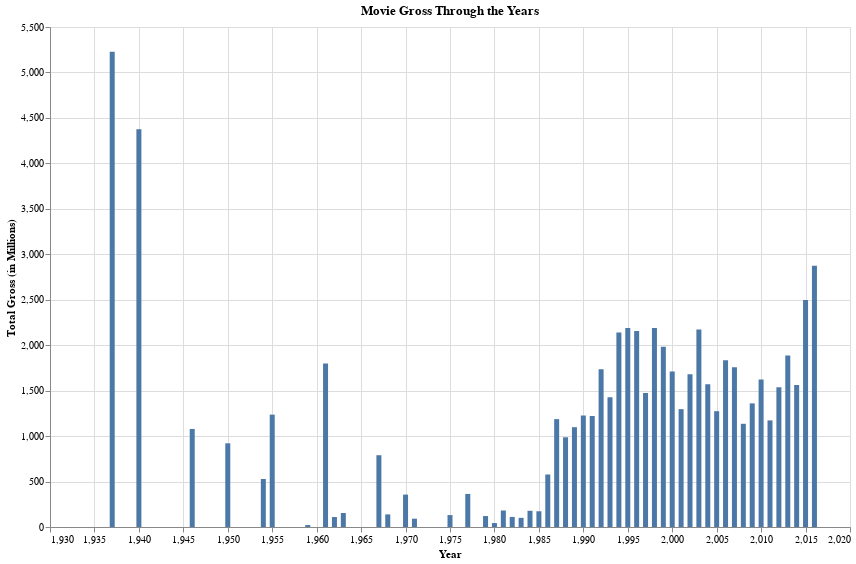

Notebook cell for this chart:
### Markdown cell above
The inflation_adjusted_gross is converted into a floating point value using the str_replace_conv function.

### Code cell
yearly_gross_plot = alt.Chart(disney_title_count, width=800, height = 500).mark_bar().encode(
x=alt.X('year:Q',title = 'Year'),
y=alt.Y('inflation_adjusted_gross:Q',title = 'Total Gross (in Millions)'),
).properties(title = 'Movie Gross Through the Years')
yearly_gross_plot

### Figure 1 — Vega-Lite specification as saved in the notebook (floating-point values rounded to 4 significant figures)
{"config": {"view": {"continuousWidth": 400, "continuousHeight": 300}}, "data": {"name": "data-328710961c7001011becd181f7569df9"}, "mark": "bar", "encoding": {"x": {"type": "quantitative", "field": "year", "title": "Year"}, "y": {"type": "quantitative", "field": "inflation_adjusted_gross", "title": "Total Gross (in Millions)"}}, "height": 500, "title": "Movie Gross Through the Years", "width": 800, "$schema": "https://vega.github.io/schema/vega-lite/v4.8.1.json", "datasets": {"data-328710961c7001011becd181f7569df9": [{"year": 1937, "inflation_adjusted_gross": 5229.0}, {"year": 1940, "inflation_adjusted_gross": 4375.0}, {"year": 1946, "inflation_adjusted_gross": 1079.0}, {"year": 1950, "inflation_adjusted_gross": 920.6}, {"year": 1954, "inflation_adjusted_gross": 528.3}, {"year": 1955, "inflation_adjusted_gross": 1236.0}, {"year": 1959, "inflation_adjusted_gross": 21.51}, {"year": 1961, "inflation_adjusted_gross": 1798.0}, {"year": 1962, "inflation_adjusted_gross": 109.6}, {"year": 1963, "inflation_adjusted_gross": 153.9}, {"year": 1967, "inflation_adjusted_gross": 789.6}, {"year": 1968, "inflation_adjusted_gross": 138.6}, {"year": 1970, "inflation_adjusted_gross": 356.4}, {"year": 1971, "inflation_adjusted_gross": 91.31}, {"year": 1975, "inflation_adjusted_gross": 131.2}, {"year": 1977, "inflation_adjusted_gross": 363.7}, {"year": 1979, "inflation_adjusted_gross": 120.4}, {"year": 1980, "inflation_adjusted_gross": 43.56}, {"year": 1981, "inflation_adjusted_gross": 181.6}, {"year": 1982, "inflation_adjusted_gross": 110.7}, {"year": 1983, "inflation_adjusted_gross": 100.5}, {"year": 1984, "inflation_adjusted_gross": 178.1}, {"year": 1985, "inflation_adjusted_gross": 173.1}, {"year": 1986, "inflation_adjusted_gross": 577.5}, {"year": 1987, "inflation_adjusted_gross": 1187.0}, {"year": 1988, "inflation_adjusted_gross": 986.8}, {"year": 1989, "inflation_adjusted_gross": 1098.0}, {"year": 1990, "inflation_adjusted_gross": 1226.0}, {"year": 1991, "inflation_adjusted_gross": 1221.0}, {"year": 1992, "inflation_adjusted_gross": 1736.0}, {"year": 1993, "inflation_adjusted_gross": 1427.0}, {"year": 1994, "inflation_adjusted_gross": 2141.0}, {"year": 1995, "inflation_adjusted_gross": 2189.0}, {"year": 1996, "inflation_adjusted_gross": 2157.0}, {"year": 1997, "inflation_adjusted_gross": 1475.0}, {"year": 1998, "inflation_adjusted_gross": 2189.0}, {"year": 1999, "inflation_adjusted_gross": 1982.0}, {"year": 2000, "inflation_adjusted_gross": 1712.0}, {"year": 2001, "inflation_adjusted_gross": 1296.0}, {"year": 2002, "inflation_adjusted_gross": 1681.0}, {"year": 2003, "inflation_adjusted_gross": 2171.0}, {"year": 2004, "inflation_adjusted_gross": 1570.0}, {"year": 2005, "inflation_adjusted_gross": 1274.0}, {"year": 2006, "inflation_adjusted_gross": 1835.0}, {"year": 2007, "inflation_adjusted_gross": 1757.0}, {"year": 2008, "inflation_adjusted_gross": 1135.0}, {"year": 2009, "inflation_adjusted_gross": 1360.0}, {"year": 2010, "inflation_adjusted_gross": 1623.0}, {"year": 2011, "inflation_adjusted_gross": 1173.0}, {"year": 2012, "inflation_adjusted_gross": 1538.0}, {"year": 2013, "inflation_adjusted_gross": 1888.0}, {"year": 2014, "inflation_adjusted_gross": 1561.0}, {"year": 2015, "inflation_adjusted_gross": 2496.0}, {"year": 2016, "inflation_adjusted_gross": 2873.0}]}}
